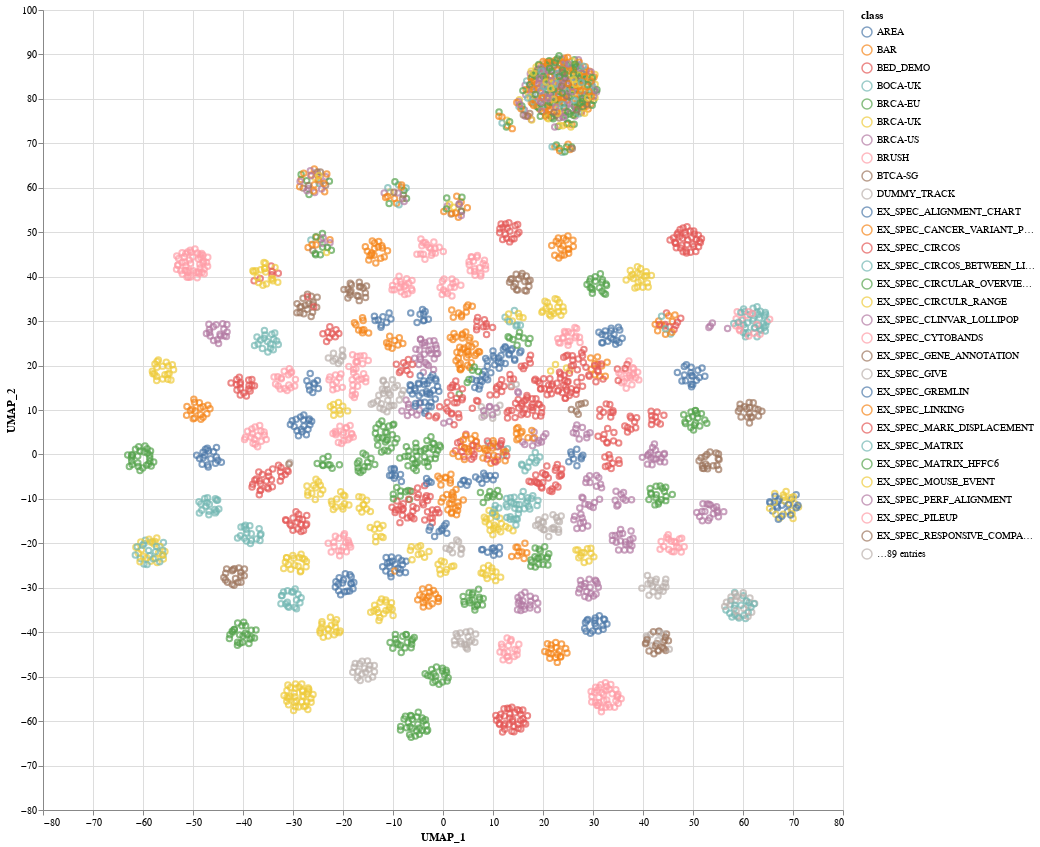

Write notebook code for a chart like this one.
### Code cell
alt.Chart(df_umap_text).mark_point().encode(
    x='UMAP_1',
    y='UMAP_2',
    color='class',
    tooltip=['class']
).properties(
    width=800,
    height=800
).interactive()

### Figure 1 — Vega-Lite specification as saved in the notebook (floating-point values rounded to 4 significant figures; data arrays with more than 128 entries replaced by an {"elided": "..."} marker saying what was removed)
{"config": {"view": {"continuousWidth": 300, "continuousHeight": 300}}, "data": {"name": "data-e450ed0c35092715ad8a75b8cfe3bfec"}, "mark": {"type": "point"}, "encoding": {"color": {"field": "class", "type": "nominal"}, "tooltip": [{"field": "class", "type": "nominal"}], "x": {"field": "UMAP_1", "type": "quantitative"}, "y": {"field": "UMAP_2", "type": "quantitative"}}, "height": 800, "params": [{"name": "param_9", "select": {"type": "interval", "encodings": ["x", "y"]}, "bind": "scales"}], "width": 800, "$schema": "https://vega.github.io/schema/vega-lite/v5.20.1.json", "datasets": {"data-e450ed0c35092715ad8a75b8cfe3bfec": {"elided": "3200 records"}}}
